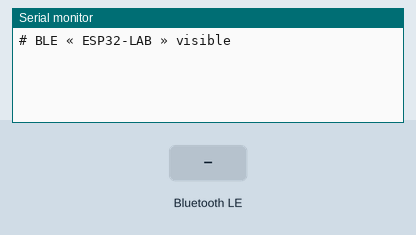
A sketch run on a simulated ESP32. Shown: the last lines printed to the serial monitor. The inputs (shaded band) are chosen by the test bench. Nothing arrives over Bluetooth unless stated; a phone connects over Bluetooth LE 3 s after start.

Above: at 1.5 s.
1.6 s: Bluetooth LE write "1" received
At 2.5 s:
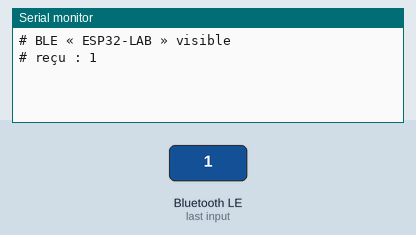
4.6 s: Bluetooth LE write "0" received
At 5.8 s:
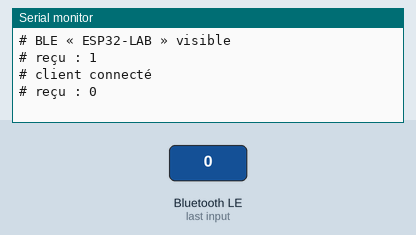
6.1 s: Bluetooth LE write "2" received
At 7.1 s:
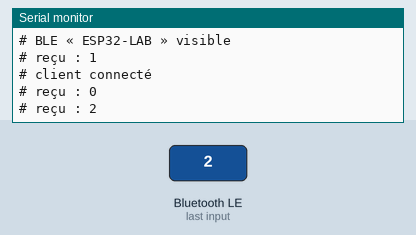

Measured:
- after the input at 1.6 s, the serial monitor: prints a new line after 0.05 s (image 1)
- after the input at 4.6 s, the serial monitor: prints a new line after 0.05 s (image 2)
- after the input at 6.1 s, the serial monitor: prints a new line after 0.05 s (image 3)

The sketch:

classic_ble_uart.ino
```cpp
// ESP32 LAB — Liaison série Bluetooth Low Energy (service UART Nordic) : compatible iPhone et Android
// App : « nRF Connect » ou « Bluefruit Connect » (onglet UART).
#include <Arduino.h>
#include <BLEDevice.h>
#include <BLEServer.h>
#include <BLE2902.h>

#define SERVICE_UUID "6E400001-B5A3-F393-E0A9-E50E24DCCA9E"
#define RX_UUID "6E400002-B5A3-F393-E0A9-E50E24DCCA9E"
#define TX_UUID "6E400003-B5A3-F393-E0A9-E50E24DCCA9E"

BLECharacteristic *tx = nullptr;
bool connected = false;

class ServerCb : public BLEServerCallbacks {
  void onConnect(BLEServer *s) override { connected = true; Serial.println(F("# client connecté")); }
  void onDisconnect(BLEServer *s) override { connected = false; Serial.println(F("# client parti")); s->getAdvertising()->start(); }
};

class RxCb : public BLECharacteristicCallbacks {
  void onWrite(BLECharacteristic *c) override {
    String v = c->getValue();
    Serial.printf("# reçu : %s\n", v.c_str());
  }
};

void setup() {
  Serial.begin(115200);
  delay(300);
  BLEDevice::init("ESP32-LAB");
  BLEServer *server = BLEDevice::createServer();
  server->setCallbacks(new ServerCb());
  BLEService *svc = server->createService(SERVICE_UUID);
  tx = svc->createCharacteristic(TX_UUID, BLECharacteristic::PROPERTY_NOTIFY);
  tx->addDescriptor(new BLE2902());
  BLECharacteristic *rx = svc->createCharacteristic(RX_UUID, BLECharacteristic::PROPERTY_WRITE);
  rx->setCallbacks(new RxCb());
  svc->start();
  server->getAdvertising()->addServiceUUID(SERVICE_UUID);
  server->getAdvertising()->start();
  Serial.println(F("\n# BLE « ESP32-LAB » visible"));
}

void loop() {
  static uint32_t last = 0;
  if (connected && millis() - last > 2000) {
    last = millis();
    char msg[40];
    snprintf(msg, sizeof(msg), "temp=%.1f heap=%lu\n", temperatureRead(), (unsigned long)ESP.getFreeHeap());
    tx->setValue((uint8_t *)msg, strlen(msg));
    tx->notify();
  }
}
```
